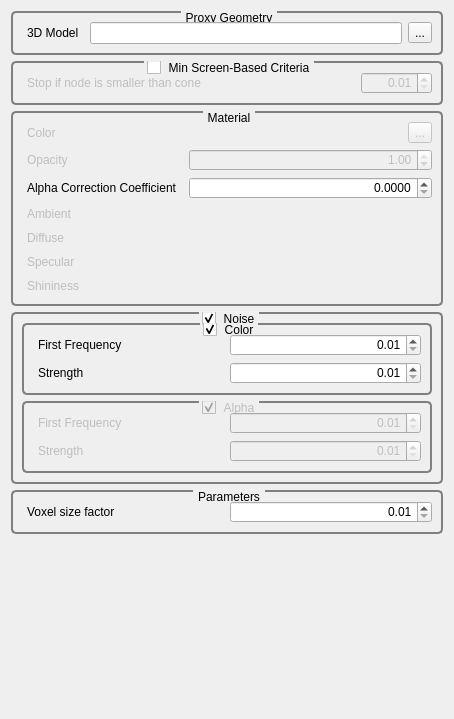
<?xml version="1.0" encoding="UTF-8"?>
<ui version="4.0">
 <class>GvQCustomEditor</class>
 <widget class="QWidget" name="GvQCustomEditor">
  <property name="geometry">
   <rect>
    <x>0</x>
    <y>0</y>
    <width>454</width>
    <height>719</height>
   </rect>
  </property>
  <property name="windowTitle">
   <string>Custom Editor</string>
  </property>
  <property name="styleSheet">
   <string>QGroupBox
{
     background-color: qlineargradient(x1: 0, y1: 0, x2: 0, y2: 1,
                                       stop: 0 #E0E0E0, stop: 1 #FFFFFF);
     border: 2px solid gray;
     border-radius: 5px;
     margin-top: 1ex; /* leave space at the top for the title */
 }

 QGroupBox::title
{
	 subcontrol-origin: margin;
     subcontrol-position: top center; /* position at the top center */
     padding: 0 3px;
     background-color: qlineargradient(x1: 0, y1: 0, x2: 0, y2: 1,
                                       stop: 0 #FFOECE, stop: 1 #FFFFFF);
 }

QLabel
{
	border-radius: 4px;
	padding: 2px;
 }
</string>
  </property>
  <layout class="QVBoxLayout" name="verticalLayout_2">
   <item>
    <widget class="QGroupBox" name="groupBox_4">
     <property name="title">
      <string>Proxy Geometry</string>
     </property>
     <layout class="QHBoxLayout" name="horizontalLayout">
      <item>
       <widget class="QLabel" name="label_3">
        <property name="toolTip">
         <string/>
        </property>
        <property name="text">
         <string>3D Model</string>
        </property>
       </widget>
      </item>
      <item>
       <widget class="QLineEdit" name="_3DModelLineEdit">
        <property name="dragEnabled">
         <bool>false</bool>
        </property>
        <property name="readOnly">
         <bool>true</bool>
        </property>
       </widget>
      </item>
      <item>
       <widget class="QToolButton" name="_3DModelToolButton">
        <property name="toolTip">
         <string>Load 3D model</string>
        </property>
        <property name="text">
         <string>...</string>
        </property>
       </widget>
      </item>
     </layout>
    </widget>
   </item>
   <item>
    <widget class="QGroupBox" name="_screenBasedCriteriaGroupBox">
     <property name="toolTip">
      <string>Stop nodes refinement if node size if smaller than ( k * coneAperture )</string>
     </property>
     <property name="title">
      <string>Min Screen-Based Criteria</string>
     </property>
     <property name="checkable">
      <bool>true</bool>
     </property>
     <property name="checked">
      <bool>false</bool>
     </property>
     <layout class="QHBoxLayout" name="horizontalLayout_2">
      <item>
       <widget class="QLabel" name="_">
        <property name="text">
         <string>Stop if node is smaller than cone</string>
        </property>
       </widget>
      </item>
      <item>
       <spacer name="horizontalSpacer_8">
        <property name="orientation">
         <enum>Qt::Horizontal</enum>
        </property>
        <property name="sizeHint" stdset="0">
         <size>
          <width>40</width>
          <height>20</height>
         </size>
        </property>
       </spacer>
      </item>
      <item>
       <widget class="QDoubleSpinBox" name="_screenBasedCriteriaCoeffDoubleSpinBox">
        <property name="alignment">
         <set>Qt::AlignRight|Qt::AlignTrailing|Qt::AlignVCenter</set>
        </property>
        <property name="minimum">
         <double>0.010000000000000</double>
        </property>
        <property name="maximum">
         <double>1000.000000000000000</double>
        </property>
       </widget>
      </item>
     </layout>
    </widget>
   </item>
   <item>
    <widget class="QGroupBox" name="_screenBasedCriteriaGroupBox_2">
     <property name="toolTip">
      <string>Stop nodes refinement if node size if smaller than ( k * coneAperture )</string>
     </property>
     <property name="title">
      <string>Material</string>
     </property>
     <property name="checkable">
      <bool>false</bool>
     </property>
     <property name="checked">
      <bool>false</bool>
     </property>
     <layout class="QGridLayout" name="gridLayout">
      <item row="0" column="0">
       <widget class="QLabel" name="labelPositionFormatCombo">
        <property name="enabled">
         <bool>false</bool>
        </property>
        <property name="text">
         <string>Color</string>
        </property>
       </widget>
      </item>
      <item row="0" column="1">
       <spacer name="horizontalSpacer">
        <property name="orientation">
         <enum>Qt::Horizontal</enum>
        </property>
        <property name="sizeHint" stdset="0">
         <size>
          <width>55</width>
          <height>20</height>
         </size>
        </property>
       </spacer>
      </item>
      <item row="0" column="2">
       <widget class="QToolButton" name="_materialColorToolButton">
        <property name="enabled">
         <bool>false</bool>
        </property>
        <property name="text">
         <string>...</string>
        </property>
        <property name="icon">
         <iconset resource="../../../../Tools/GigaVoxelsViewer/GvViewerGui/Ui/resources.qrc">
          <normaloff>:/icons/Icons/Colors.png</normaloff>:/icons/Icons/Colors.png</iconset>
        </property>
       </widget>
      </item>
      <item row="1" column="0">
       <widget class="QLabel" name="label_12">
        <property name="enabled">
         <bool>false</bool>
        </property>
        <property name="text">
         <string>Opacity</string>
        </property>
       </widget>
      </item>
      <item row="1" column="1" colspan="2">
       <widget class="QDoubleSpinBox" name="_materialOpacitySpinBox">
        <property name="enabled">
         <bool>false</bool>
        </property>
        <property name="alignment">
         <set>Qt::AlignRight|Qt::AlignTrailing|Qt::AlignVCenter</set>
        </property>
        <property name="minimum">
         <double>0.000000000000000</double>
        </property>
        <property name="maximum">
         <double>1.000000000000000</double>
        </property>
        <property name="singleStep">
         <double>0.100000000000000</double>
        </property>
        <property name="value">
         <double>1.000000000000000</double>
        </property>
       </widget>
      </item>
      <item row="2" column="0">
       <widget class="QLabel" name="_1">
        <property name="text">
         <string>Alpha Correction Coefficient</string>
        </property>
       </widget>
      </item>
      <item row="2" column="1" colspan="2">
       <widget class="QDoubleSpinBox" name="_materialAlphaCorrectionCoefficientDoubleSpinBox">
        <property name="alignment">
         <set>Qt::AlignRight|Qt::AlignTrailing|Qt::AlignVCenter</set>
        </property>
        <property name="decimals">
         <number>4</number>
        </property>
        <property name="maximum">
         <double>4096.000000000000000</double>
        </property>
        <property name="singleStep">
         <double>1.000000000000000</double>
        </property>
       </widget>
      </item>
      <item row="3" column="0">
       <widget class="QLabel" name="labelPositionFormatCombo_2">
        <property name="enabled">
         <bool>false</bool>
        </property>
        <property name="text">
         <string>Ambient</string>
        </property>
       </widget>
      </item>
      <item row="4" column="0">
       <widget class="QLabel" name="labelPositionFormatCombo_3">
        <property name="enabled">
         <bool>false</bool>
        </property>
        <property name="text">
         <string>Diffuse</string>
        </property>
       </widget>
      </item>
      <item row="5" column="0">
       <widget class="QLabel" name="labelPositionFormatCombo_4">
        <property name="enabled">
         <bool>false</bool>
        </property>
        <property name="text">
         <string>Specular</string>
        </property>
       </widget>
      </item>
      <item row="6" column="0">
       <widget class="QLabel" name="labelPositionFormatCombo_5">
        <property name="enabled">
         <bool>false</bool>
        </property>
        <property name="text">
         <string>Shininess</string>
        </property>
       </widget>
      </item>
     </layout>
    </widget>
   </item>
   <item>
    <widget class="QGroupBox" name="_noiseGroupBox">
     <property name="title">
      <string>Noise</string>
     </property>
     <property name="checkable">
      <bool>true</bool>
     </property>
     <layout class="QVBoxLayout" name="verticalLayout">
      <item>
       <widget class="QGroupBox" name="_noiseColorGroupBox">
        <property name="title">
         <string>Color</string>
        </property>
        <property name="checkable">
         <bool>true</bool>
        </property>
        <layout class="QGridLayout" name="gridLayout_3">
         <item row="0" column="0">
          <widget class="QLabel" name="label_11">
           <property name="text">
            <string>First Frequency</string>
           </property>
          </widget>
         </item>
         <item row="0" column="1">
          <widget class="QDoubleSpinBox" name="_noiseFirstFrequencySpinBox">
           <property name="alignment">
            <set>Qt::AlignRight|Qt::AlignTrailing|Qt::AlignVCenter</set>
           </property>
           <property name="minimum">
            <double>0.010000000000000</double>
           </property>
           <property name="singleStep">
            <double>0.100000000000000</double>
           </property>
          </widget>
         </item>
         <item row="1" column="0">
          <widget class="QLabel" name="label_13">
           <property name="text">
            <string>Strength</string>
           </property>
          </widget>
         </item>
         <item row="1" column="1">
          <widget class="QDoubleSpinBox" name="_noiseStrengthSpinBox">
           <property name="alignment">
            <set>Qt::AlignRight|Qt::AlignTrailing|Qt::AlignVCenter</set>
           </property>
           <property name="minimum">
            <double>0.010000000000000</double>
           </property>
           <property name="maximum">
            <double>512.000000000000000</double>
           </property>
           <property name="singleStep">
            <double>0.100000000000000</double>
           </property>
          </widget>
         </item>
        </layout>
       </widget>
      </item>
      <item>
       <widget class="QGroupBox" name="_noiseGroupBox_3">
        <property name="enabled">
         <bool>false</bool>
        </property>
        <property name="title">
         <string>Alpha</string>
        </property>
        <property name="checkable">
         <bool>true</bool>
        </property>
        <layout class="QGridLayout" name="gridLayout_4">
         <item row="0" column="0">
          <widget class="QLabel" name="label_14">
           <property name="text">
            <string>First Frequency</string>
           </property>
          </widget>
         </item>
         <item row="0" column="1">
          <widget class="QDoubleSpinBox" name="_noiseFirstFrequencySpinBox_3">
           <property name="alignment">
            <set>Qt::AlignRight|Qt::AlignTrailing|Qt::AlignVCenter</set>
           </property>
           <property name="minimum">
            <double>0.010000000000000</double>
           </property>
           <property name="singleStep">
            <double>0.100000000000000</double>
           </property>
          </widget>
         </item>
         <item row="1" column="0">
          <widget class="QLabel" name="label_15">
           <property name="text">
            <string>Strength</string>
           </property>
          </widget>
         </item>
         <item row="1" column="1">
          <widget class="QDoubleSpinBox" name="_noiseStrengthSpinBox_3">
           <property name="alignment">
            <set>Qt::AlignRight|Qt::AlignTrailing|Qt::AlignVCenter</set>
           </property>
           <property name="minimum">
            <double>0.010000000000000</double>
           </property>
           <property name="maximum">
            <double>512.000000000000000</double>
           </property>
           <property name="singleStep">
            <double>0.100000000000000</double>
           </property>
          </widget>
         </item>
        </layout>
       </widget>
      </item>
     </layout>
    </widget>
   </item>
   <item>
    <widget class="QGroupBox" name="groupBox">
     <property name="title">
      <string>Parameters</string>
     </property>
     <layout class="QHBoxLayout" name="horizontalLayout_3">
      <item>
       <widget class="QLabel" name="label_16">
        <property name="text">
         <string>Voxel size factor</string>
        </property>
       </widget>
      </item>
      <item>
       <widget class="QDoubleSpinBox" name="_voxelSizeScaleSpinBox">
        <property name="alignment">
         <set>Qt::AlignRight|Qt::AlignTrailing|Qt::AlignVCenter</set>
        </property>
        <property name="minimum">
         <double>0.010000000000000</double>
        </property>
        <property name="maximum">
         <double>100.000000000000000</double>
        </property>
        <property name="singleStep">
         <double>0.100000000000000</double>
        </property>
       </widget>
      </item>
     </layout>
    </widget>
   </item>
   <item>
    <spacer name="verticalSpacer">
     <property name="orientation">
      <enum>Qt::Vertical</enum>
     </property>
     <property name="sizeHint" stdset="0">
      <size>
       <width>20</width>
       <height>60</height>
      </size>
     </property>
    </spacer>
   </item>
  </layout>
 </widget>
 <resources>
  <include location="../../../../Tools/GigaVoxelsViewer/GvViewerGui/Ui/resources.qrc"/>
 </resources>
 <connections/>
</ui>
